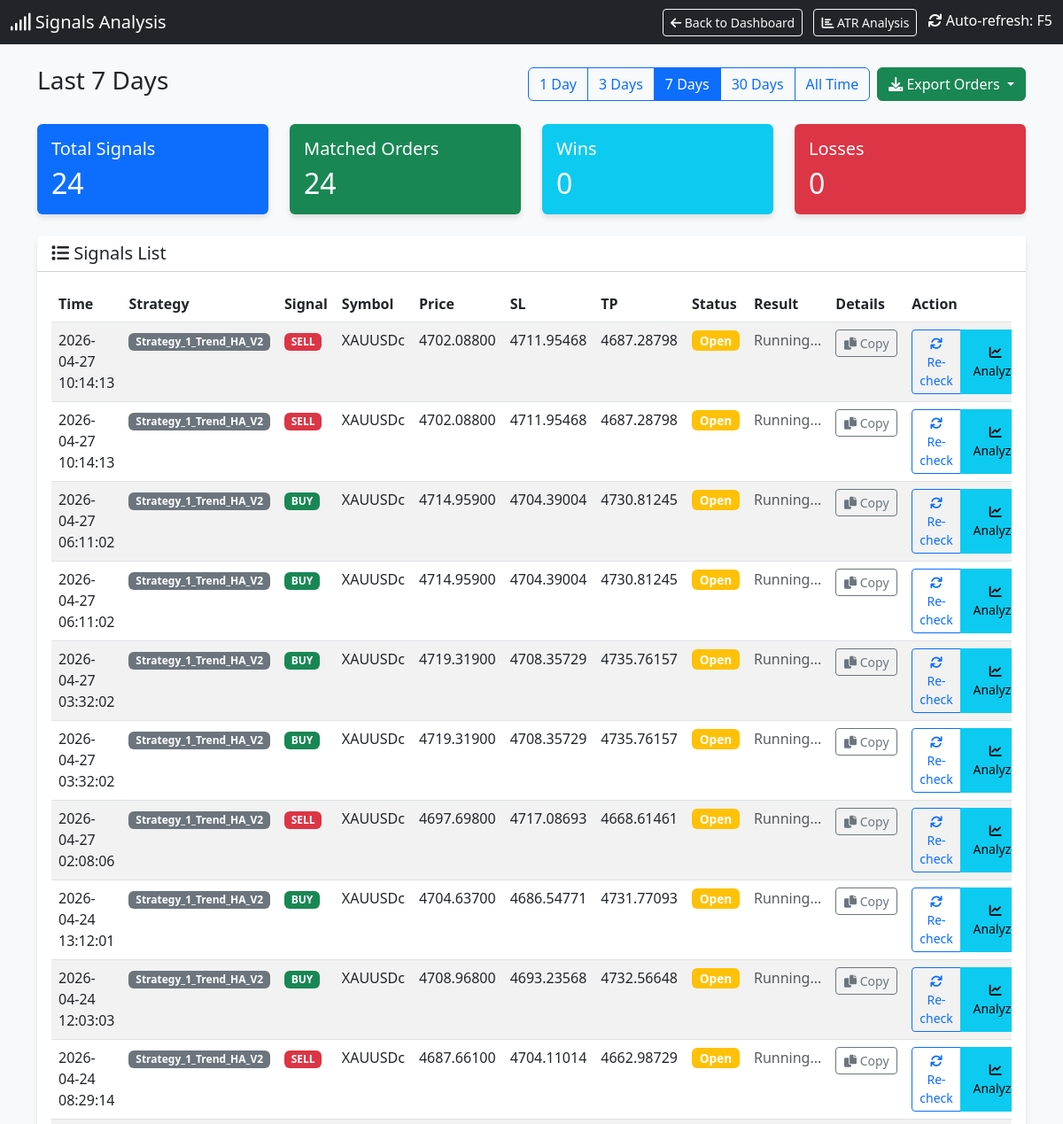
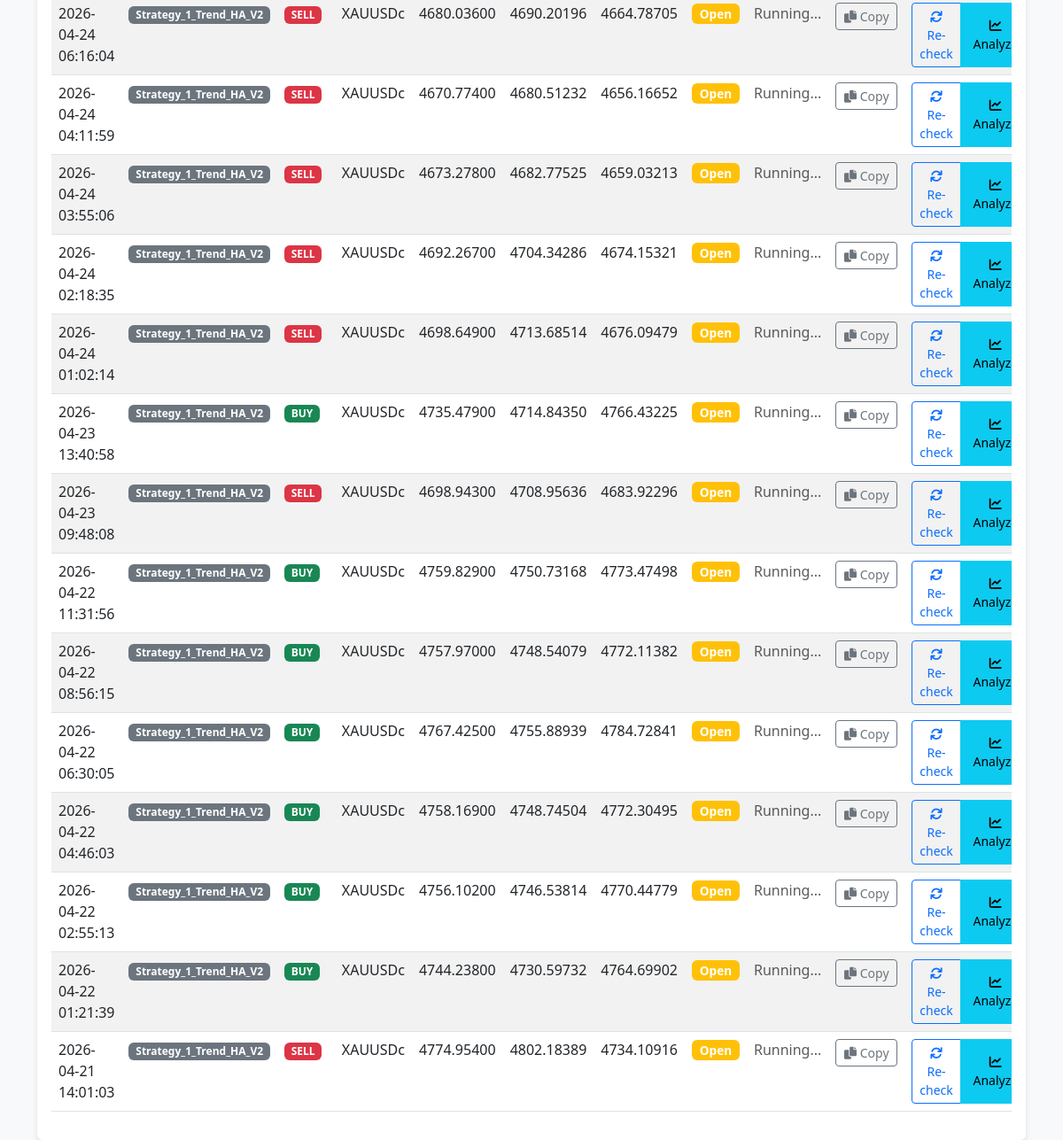
The app's page /signals with its own data (2 pictures, top to bottom).
### tables this page shows
CREATE TABLE signals (
                id INTEGER PRIMARY KEY AUTOINCREMENT,
                timestamp DATETIME DEFAULT CURRENT_TIMESTAMP,
                strategy_name TEXT,
                symbol TEXT,
                signal_type TEXT,
                price REAL,
                sl REAL,
                tp REAL,
                indicators TEXT,
                status TEXT
            , account_id INTEGER DEFAULT 0);

### dashboard.py (the view)
@app.route('/signals')
def signals_page():
    cur = get_db().cursor()
    days_param = request.args.get('days', '7')  # Default 7 days
    if days_param == "all":
        days = 36500
        filter_label = "All Time"
    else:
        try:
            days = int(days_param)
            filter_label = f"Last {days} Days"
        except:
            days = 7
            filter_label = "Last 7 Days"
    cutoff_date = datetime.now() - timedelta(days=days)
    cutoff_str = cutoff_date.strftime("%Y-%m-%d %H:%M:%S")
    cur.execute("SELECT * FROM signals WHERE timestamp >= ? ORDER BY timestamp DESC", (cutoff_str,))
    signals = cur.fetchall()
    signals_with_status = []
    for sig in signals:
        signal_dict = dict(sig)
        try:
            sig_timestamp = sig['timestamp']
            if isinstance(sig_timestamp, str):
                try:
                    sig_time = datetime.strptime(sig_timestamp, '%Y-%m-%d %H:%M:%S')
                except:
                    try:
                        sig_time = datetime.strptime(sig_timestamp, '%Y-%m-%d %H:%M:%S.%f')
                    except:
                        sig_time = datetime.fromisoformat(sig_timestamp.replace('Z', '+00:00'))
            else:
                sig_time = datetime.fromtimestamp(sig_timestamp)
            time_lower = (sig_time - timedelta(seconds=30)).strftime('%Y-%m-%d %H:%M:%S')
            time_upper = (sig_time + timedelta(seconds=30)).strftime('%Y-%m-%d %H:%M:%S')
        except Exception as e:
            time_lower = None
            time_upper = None
        matching_order = None
        if time_lower and time_upper:
            try:
                cur.execute("""
                    SELECT * FROM orders
                    WHERE strategy_name = ?
                    AND symbol = ?
                    AND order_type = ?
                    AND open_time BETWEEN ? AND ?
                    ORDER BY ABS(open_price - ?) ASC
                    LIMIT 1
                """, (sig['strategy_name'], sig['symbol'], sig['signal_type'], time_lower, time_upper, sig['price']))
                matching_order = cur.fetchone()
            except Exception as e:
                pass
        if matching_order:
            signal_dict['order_ticket'] = matching_order['ticket']
            signal_dict['order_profit'] = matching_order['profit']
            signal_dict['order_status'] = 'closed' if matching_order['profit'] is not None else 'open'
            signal_dict['has_order'] = True
        else:
            signal_dict['order_ticket'] = None
            signal_dict['order_profit'] = None
            signal_dict['order_status'] = 'not_found'
            signal_dict['has_order'] = False
        signals_with_status.append(signal_dict)
    total_signals = len(signals_with_status)
    matched_orders = len([s for s in signals_with_status if s['has_order']])
    wins = len([s for s in signals_with_status if s['has_order'] and s['order_profit'] is not None and s['order_profit'] > 0])
    losses = len([s for s in signals_with_status if s['has_order'] and s['order_profit'] is not None and s['order_profit'] < 0])
    cur.execute("SELECT DISTINCT strategy_name FROM orders ORDER BY strategy_name")
    strategies = [row['strategy_name'] for row in cur.fetchall()]
    return render_template('signals.html',
                         signals=signals_with_status,
                         total_signals=total_signals,
                         matched_orders=matched_orders,
                         wins=wins,
                         losses=losses,
                         current_filter=days_param,
                         filter_label=filter_label,
                         strategies=strategies)

### dashboard.py (called while the page is built)
def get_db():
    db = getattr(g, '_database', None)
    if db is None:
        db = g._database = sqlite3.connect(DB_PATH)
        db.row_factory = sqlite3.Row
    return db

@app.teardown_appcontext
def close_connection(exception):
    db = getattr(g, '_database', None)
    if db is not None:
        db.close()

### templates/signals.html (shortened to what this page needs)
<!DOCTYPE html>
<html lang="en">
<head>
    <link href="https://cdn.jsdelivr.net/npm/bootstrap@5.3.0/dist/css/bootstrap.min.css" rel="stylesheet">
    <link href="https://cdnjs.cloudflare.com/ajax/libs/font-awesome/6.0.0/css/all.min.css" rel="stylesheet">
</head>
<body>
    <nav class="navbar navbar-dark bg-dark mb-4">
        <div class="container-fluid">
            <span class="navbar-brand mb-0 h1"><i class="fas fa-signal"></i> Signals Analysis</span>
            <div>
                <a href="/" class="btn btn-outline-light btn-sm me-2">
                    <i class="fas fa-arrow-left"></i> Back to Dashboard
                </a>
                <a href="/atr_analysis" class="btn btn-outline-light btn-sm me-2">
                    <i class="fas fa-chart-bar"></i> ATR Analysis
                </a>
                <span class="text-white"><i class="fas fa-sync"></i> Auto-refresh: F5</span>
            </div>
        </div>
    </nav>
    <div class="container mb-4">
        <div class="d-flex justify-content-between align-items-center">
            <h3>{{ filter_label }}</h3>
            <div class="d-flex gap-2">
                <div class="btn-group" role="group">
                    <a href="/signals?days=1" class="btn btn-outline-primary {% if current_filter == '1' %}active{% endif %}">1 Day</a>
                    <a href="/signals?days=3" class="btn btn-outline-primary {% if current_filter == '3' %}active{% endif %}">3 Days</a>
                    <a href="/signals?days=7" class="btn btn-outline-primary {% if current_filter == '7' %}active{% endif %}">7 Days</a>
                    <a href="/signals?days=30" class="btn btn-outline-primary {% if current_filter == '30' %}active{% endif %}">30 Days</a>
                    <a href="/signals?days=all" class="btn btn-outline-primary {% if current_filter == 'all' %}active{% endif %}">All Time</a>
                </div>
                <div class="btn-group" role="group">
                    <button type="button" class="btn btn-success dropdown-toggle" data-bs-toggle="dropdown" aria-expanded="false" title="Export orders to CSV">
                        <i class="fas fa-download"></i> Export Orders
                    </button>
                </div>
            </div>
        </div>
    </div>
    <div class="container">
        <div class="row mb-4">
            <div class="col-md-3">
                <div class="card bg-primary text-white">
                    <div class="card-body">
                        <h5 class="card-title">Total Signals</h5>
                        <h2 class="card-text">{{ total_signals }}</h2>
                    </div>
                </div>
            </div>
            <div class="col-md-3">
                <div class="card bg-success text-white">
                    <div class="card-body">
                        <h5 class="card-title">Matched Orders</h5>
                        <h2 class="card-text">{{ matched_orders }}</h2>
                    </div>
                </div>
            </div>
            <div class="col-md-3">
                <div class="card bg-info text-white">
                    <div class="card-body">
                        <h5 class="card-title">Wins</h5>
                        <h2 class="card-text">{{ wins }}</h2>
                    </div>
                </div>
            </div>
            <div class="col-md-3">
                <div class="card bg-danger text-white">
                    <div class="card-body">
                        <h5 class="card-title">Losses</h5>
                        <h2 class="card-text">{{ losses }}</h2>
                    </div>
                </div>
            </div>
        </div>
        <div class="card">
            <div class="card-header bg-white">
                <h5 class="mb-0"><i class="fas fa-list"></i> Signals List</h5>
            </div>
            <div class="card-body">
                <div class="table-responsive">
                    <table class="table table-hover table-striped">
                        <thead>
                            <tr>
                                <th>Time</th>
                                <th>Strategy</th>
                                <th>Signal</th>
                                <th>Symbol</th>
                                <th>Price</th>
                                <th>SL</th>
                                <th>TP</th>
                                <th>Status</th>
                                <th>Result</th>
                                <th>Details</th>
                                <th>Action</th>
                            </tr>
                        </thead>
                        <tbody>
                            {% for sig in signals %}
                            <tr class="signal-row" id="signal-row-{{ sig.id }}">
                                <td>{{ sig.timestamp }}</td>
                                <td><span class="badge bg-secondary">{{ sig.strategy_name }}</span></td>
                                <td>
                                    {% if sig.signal_type == 'BUY' %}
                                    <span class="badge badge-buy">BUY</span>
                                    {% else %}
                                    <span class="badge badge-sell">SELL</span>
                                    {% endif %}
                                </td>
                                <td>{{ sig.symbol }}</td>
                                <td>{{ "%.5f"|format(sig.price) }}</td>
                                <td>{{ "%.5f"|format(sig.sl) if sig.sl else '-' }}</td>
                                <td>{{ "%.5f"|format(sig.tp) if sig.tp else '-' }}</td>
                                <td id="status-{{ sig.id }}">
                                    {% if sig.has_order %}
                                        {% if sig.order_status == 'closed' %}
                                            <span class="badge bg-dark status-badge">Closed</span>
                                        {% else %}
                                            <span class="badge bg-warning status-badge">Open</span>
                                        {% endif %}
                                    {% else %}
                                        <span class="badge bg-secondary status-badge">Not Found</span>
                                    {% endif %}
                                </td>
                                <td id="result-{{ sig.id }}">
                                    {% if sig.has_order and sig.order_profit is not none %}
                                        <span class="{% if sig.order_profit >= 0 %}profit-pos{% else %}profit-neg{% endif %}">
                                            ${{ "%.2f"|format(sig.order_profit) }}
                                        </span>
                                        <br>
                                        <small class="text-muted">Ticket: {{ sig.order_ticket }}</small>
                                    {% elif sig.has_order %}
                                        <span class="text-muted">Running...</span>
                                    {% else %}
                                        <span class="text-muted">-</span>
                                    {% endif %}
                                </td>
                                <td id="details-{{ sig.id }}">
                                    <button class="btn btn-sm btn-outline-secondary copy-details-btn"
                                            data-signal-id="{{ sig.id }}"
                                            data-signal-data='{{ sig|tojson }}'
                                            title="Copy signal details">
                                        <i class="fas fa-copy"></i> Copy
                                    </button>
                                </td>
                                <td id="action-{{ sig.id }}">
                                    <div class="btn-group" role="group">
                                        {% if not sig.has_order %}
                                            <button class="btn btn-sm btn-primary check-mt5-btn" data-signal-id="{{ sig.id }}">
                                                <i class="fas fa-search"></i> Check MT5
                                            </button>
                                        {% else %}
                                            <button class="btn btn-sm btn-outline-primary check-mt5-btn" data-signal-id="{{ sig.id }}">
                                                <i class="fas fa-sync"></i> Re-check
                                            </button>
                                        {% endif %}
                                        <button class="btn btn-sm btn-info analyze-signal-btn" data-signal-id="{{ sig.id }}" title="Analyze signal">
                                            <i class="fas fa-chart-line"></i> Analyze
                                        </button>
                                    </div>
                                </td>
                            </tr>
                            {% endfor %}
                        </tbody>
                    </table>
                </div>
            </div>
        </div>
    </div>
</body>
</html>

### templates/signals.html (style rules this page uses)
body { background-color: #f8f9fa; }
.card { box-shadow: 0 4px 6px rgba(0, 0, 0, 0.1); border: none; }
.badge-buy { background-color: #198754; }
.badge-sell { background-color: #dc3545; }
.status-badge { font-size: 0.85em; padding: 0.35em 0.65em; }
.signal-row { transition: background-color 0.2s; }
.copy-details-btn { min-width: 70px; }
.analyze-signal-btn { min-width: 80px; }

### records on screen
signals: timestamp "2026-04-27 10:14:13", strategy_name "Strategy_1_Trend_HA_V2", symbol "XAUUSDc", price "4702.08800", sl "4711.95468", tp "4687.28798"
signals: timestamp "2026-04-27 10:14:13", strategy_name "Strategy_1_Trend_HA_V2", symbol "XAUUSDc", price "4702.08800", sl "4711.95468", tp "4687.28798"
signals: timestamp "2026-04-27 06:11:02", strategy_name "Strategy_1_Trend_HA_V2", symbol "XAUUSDc", price "4714.95900", sl "4704.39004", tp "4730.81245"
signals: timestamp "2026-04-27 06:11:02", strategy_name "Strategy_1_Trend_HA_V2", symbol "XAUUSDc", price "4714.95900", sl "4704.39004", tp "4730.81245"
signals: timestamp "2026-04-27 03:32:02", strategy_name "Strategy_1_Trend_HA_V2", symbol "XAUUSDc", price "4719.31900", sl "4708.35729", tp "4735.76157"
signals: timestamp "2026-04-27 03:32:02", strategy_name "Strategy_1_Trend_HA_V2", symbol "XAUUSDc", price "4719.31900", sl "4708.35729", tp "4735.76157"
signals: timestamp "2026-04-27 02:08:06", strategy_name "Strategy_1_Trend_HA_V2", symbol "XAUUSDc", price "4697.69800", sl "4717.08693", tp "4668.61461"
signals: timestamp "2026-04-24 13:12:01", strategy_name "Strategy_1_Trend_HA_V2", symbol "XAUUSDc", price "4704.63700", sl "4686.54771", tp "4731.77093"
signals: timestamp "2026-04-24 12:03:03", strategy_name "Strategy_1_Trend_HA_V2", symbol "XAUUSDc", price "4708.96800", sl "4693.23568", tp "4732.56648"
signals: timestamp "2026-04-24 08:29:14", strategy_name "Strategy_1_Trend_HA_V2", symbol "XAUUSDc", price "4687.66100", sl "4704.11014", tp "4662.98729"
signals: timestamp "2026-04-24 06:16:04", strategy_name "Strategy_1_Trend_HA_V2", symbol "XAUUSDc", price "4680.03600", sl "4690.20196", tp "4664.78705"
signals: timestamp "2026-04-24 04:11:59", strategy_name "Strategy_1_Trend_HA_V2", symbol "XAUUSDc", price "4670.77400", sl "4680.51232", tp "4656.16652"
signals: timestamp "2026-04-24 03:55:06", strategy_name "Strategy_1_Trend_HA_V2", symbol "XAUUSDc", price "4673.27800", sl "4682.77525", tp "4659.03213"
signals: timestamp "2026-04-24 02:18:35", strategy_name "Strategy_1_Trend_HA_V2", symbol "XAUUSDc", price "4692.26700", sl "4704.34286", tp "4674.15321"
signals: timestamp "2026-04-24 01:02:14", strategy_name "Strategy_1_Trend_HA_V2", symbol "XAUUSDc", price "4698.64900", sl "4713.68514", tp "4676.09479"
signals: timestamp "2026-04-23 13:40:58", strategy_name "Strategy_1_Trend_HA_V2", symbol "XAUUSDc", price "4735.47900", sl "4714.84350", tp "4766.43225"
signals: timestamp "2026-04-23 09:48:08", strategy_name "Strategy_1_Trend_HA_V2", symbol "XAUUSDc", price "4698.94300", sl "4708.95636", tp "4683.92296"
signals: timestamp "2026-04-22 11:31:56", strategy_name "Strategy_1_Trend_HA_V2", symbol "XAUUSDc", price "4759.82900", sl "4750.73168", tp "4773.47498"
signals: timestamp "2026-04-22 08:56:15", strategy_name "Strategy_1_Trend_HA_V2", symbol "XAUUSDc", price "4757.97000", sl "4748.54079", tp "4772.11382"
signals: timestamp "2026-04-22 06:30:05", strategy_name "Strategy_1_Trend_HA_V2", symbol "XAUUSDc", price "4767.42500", sl "4755.88939", tp "4784.72841"
signals: timestamp "2026-04-22 04:46:03", strategy_name "Strategy_1_Trend_HA_V2", symbol "XAUUSDc", price "4758.16900", sl "4748.74504", tp "4772.30495"
signals: timestamp "2026-04-22 02:55:13", strategy_name "Strategy_1_Trend_HA_V2", symbol "XAUUSDc", price "4756.10200", sl "4746.53814", tp "4770.44779"
signals: timestamp "2026-04-22 01:21:39", strategy_name "Strategy_1_Trend_HA_V2", symbol "XAUUSDc", price "4744.23800", sl "4730.59732", tp "4764.69902"
signals: timestamp "2026-04-21 14:01:03", strategy_name "Strategy_1_Trend_HA_V2", symbol "XAUUSDc", price "4774.95400", sl "4802.18389", tp "4734.10916"

### other values on screen
{{ filter_label }} "Last 7 Days"
{{ total_signals }} "24"
{{ matched_orders }} "24"
{{ wins }} "0"
{{ losses }} "0"
